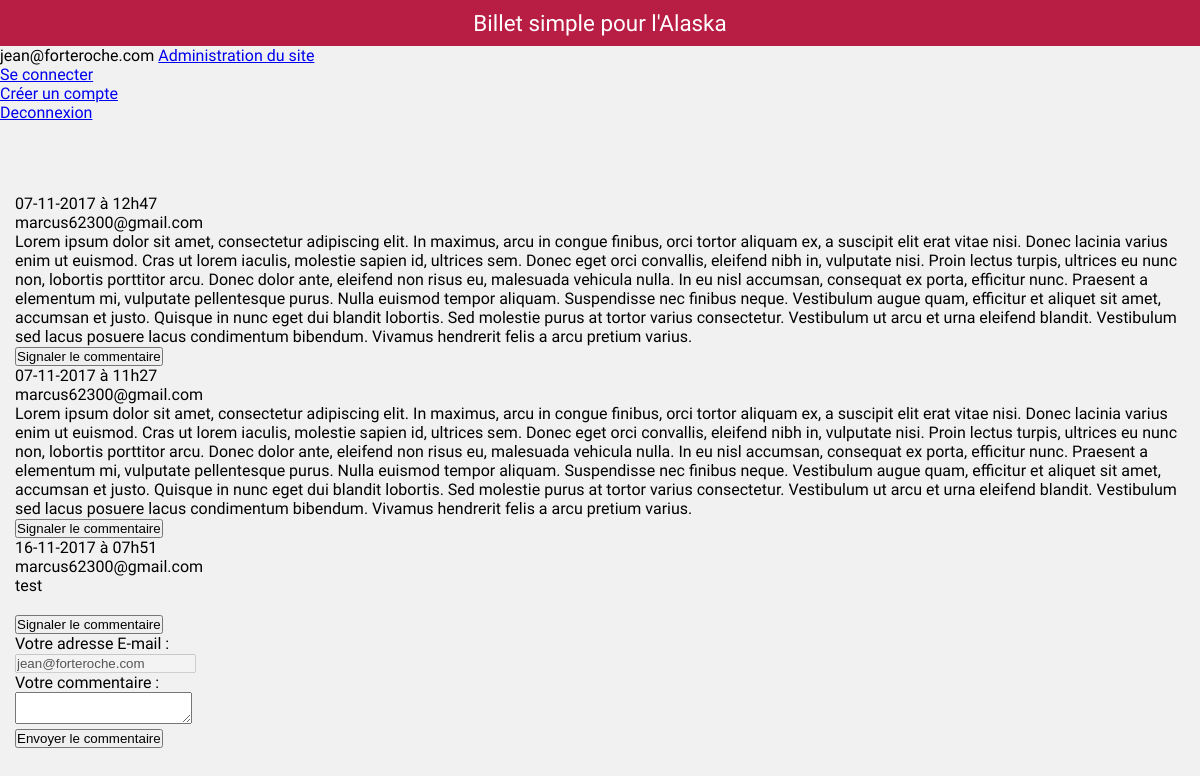
The app's page /displayTicket.php?id=9 (signed in), older data.
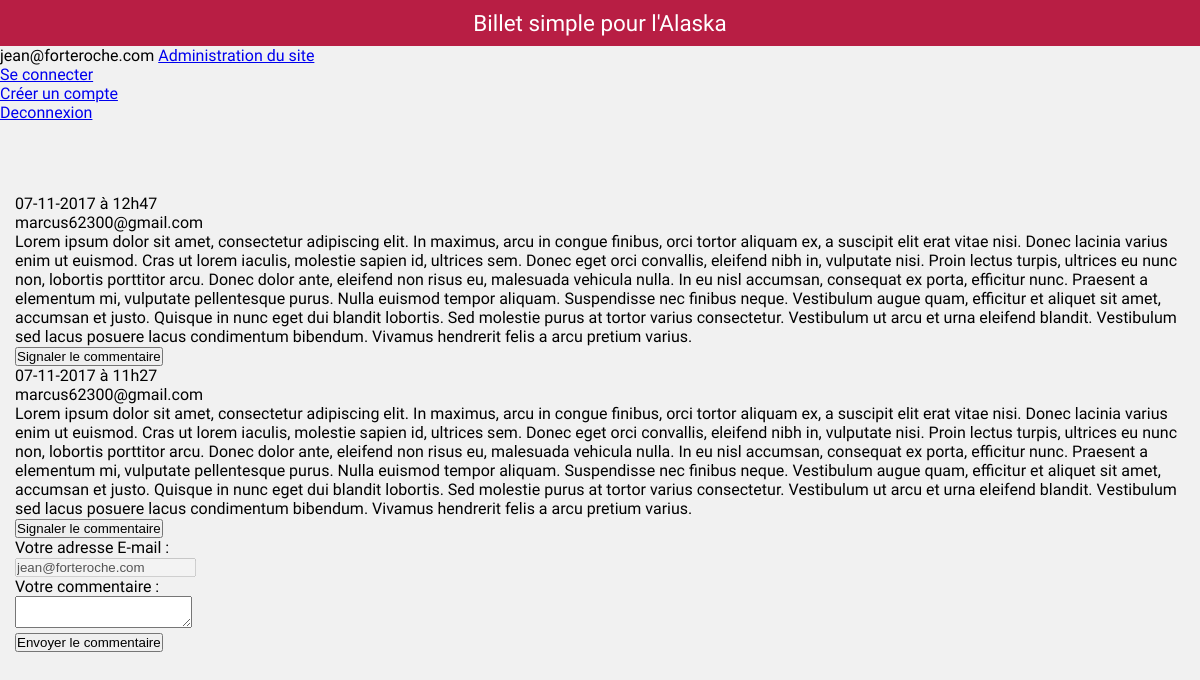
The same page, newer data.
### tables this page shows
CREATE TABLE `comments` (
  `id` int(11) NOT NULL,
  `content` text NOT NULL,
  `dateTimeAdd` datetime NOT NULL,
  `idTicket` int(11) NOT NULL,
  `idMember` int(11) NOT NULL,
  `alert` tinyint(1) NOT NULL
);

CREATE TABLE `members` (
  `id` int(11) NOT NULL,
  `emailAdress` varchar(255) NOT NULL,
  `password` varchar(255) NOT NULL,
  `status` varchar(20) NOT NULL
);

### controler/frontend.php (called while the page is built, shortened)
<?php
function callGetDisplayTicket()
{
    if(($_SERVER["REQUEST_METHOD"] == "GET") && (isset($_GET['id'])))
    {
        if($_GET['id'] != 0)
        {
            $commentManager = new CommentsManager();
            $commentsTicketAsk = $commentManager->getListCommentsTicket($_GET['id']);
        }
        else
        {
            throw new Exception("Identifiant de chapitre incorrect");
        }
    }
    require 'view/frontend/viewDisplayTicket.php';
}

### displayTicket.php (called while the page is built, shortened)
<?php
require('controler/frontend.php');
try
{
    callGetDisplayTicket();
}
catch(Exception $e)
{
    $msgErreur = $e->getMessage();
    require 'view/backend/viewError.php';
}

### model/CommentsManager.php (called while the page is built, shortened)
<?php
class CommentsManager extends Manager
{
    public function getListCommentsTicket($id)
    {
        $bdd = $this->bddConnect();
        $request = $bdd->prepare('SELECT com.id idComment, DATE_FORMAT(com.dateTimeAdd, \'%d-%m-%Y à %Hh%i\') AS dateTimeAddComment, com.content contentComment, com.alert alertComment, m.emailAdress mailMember, t.title titleTicket FROM comments com INNER JOIN members m ON com.idMember = m.id INNER JOIN tickets t ON com.idTicket = t.id WHERE com.idTicket = ? ORDER BY com.alert DESC');
        $request->execute(array($id)) or die(print_r($request->errorInfo(), TRUE));
        $data = $request->fetchAll();
        return $data;
    }
}

### view/frontend/viewDisplayTicket.php (the view, shortened to what this page needs)
<section>
    <article>
    <?php
        echo $ticketAsk[0]['dateTimeAdd'] . '<br>';
        echo $ticketAsk[0]['title'] . '<br>';
        echo $ticketAsk[0]['content'] . '<br>';
    ?>
    </article>
    <?php foreach($commentsTicketAsk as $comment) : ?>
    <article>
    <?php
        echo $comment['dateTimeAddComment'] . '<br>';
        echo $comment['mailMember'] . '<br>';
        echo $comment['contentComment'] . '<br>';
    ?>
        <form action="displayTicket.php" method="post">
            <p>
                <input type="submit" value="Signaler le commentaire">
            </p>
        </form>
    </article>
    <?php endforeach; ?>
    <div id="inscription">
        <form method="post" action="displayTicket.php">
            <?php
            if(isset($_SESSION['emailAdress']))
            {
            ?>
            <p>
                <label for="emailAdress">Votre adresse E-mail :</label><br>
                <input type="email" name="emailAdress" id="emailAdress" value="<?= $_SESSION['emailAdress']; ?>" disabled>
            </p>
            <?php
            }
            ?>
            <p>
                <label for="comment">Votre commentaire :</label><br>
                <textarea name="comment"></textarea>
            </p>
            <p>
                <input type="submit" value="Envoyer le commentaire">
            </p>
        </form>
    </div>
</section>
<?php
require 'template.php';

Row changes from the older to the newer data that the page shows:
removed comments: dateTimeAddComment "16-11-2017 à 07h51", idMember.emailAdress "marcus62300@gmail.com", content "test"
